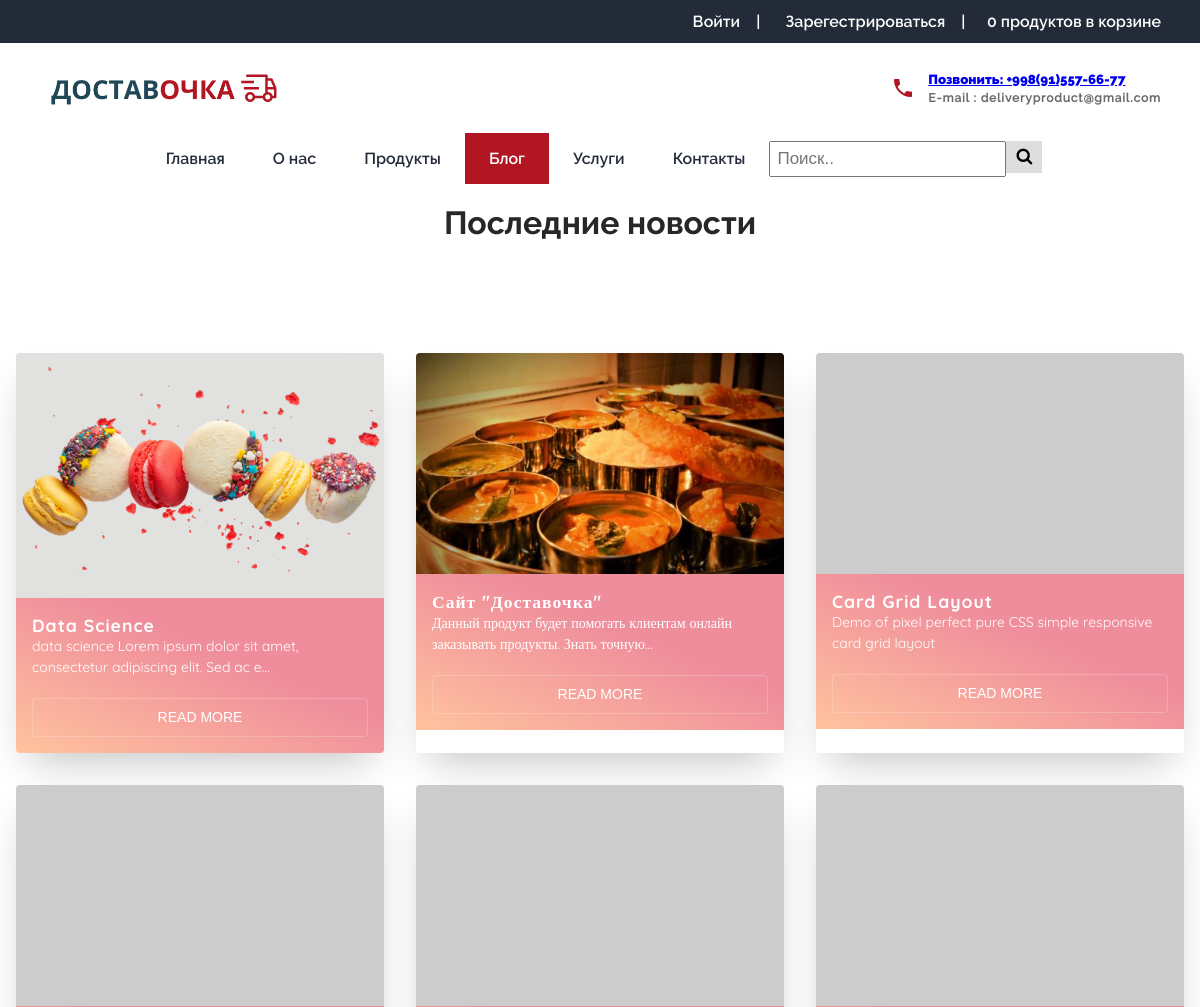
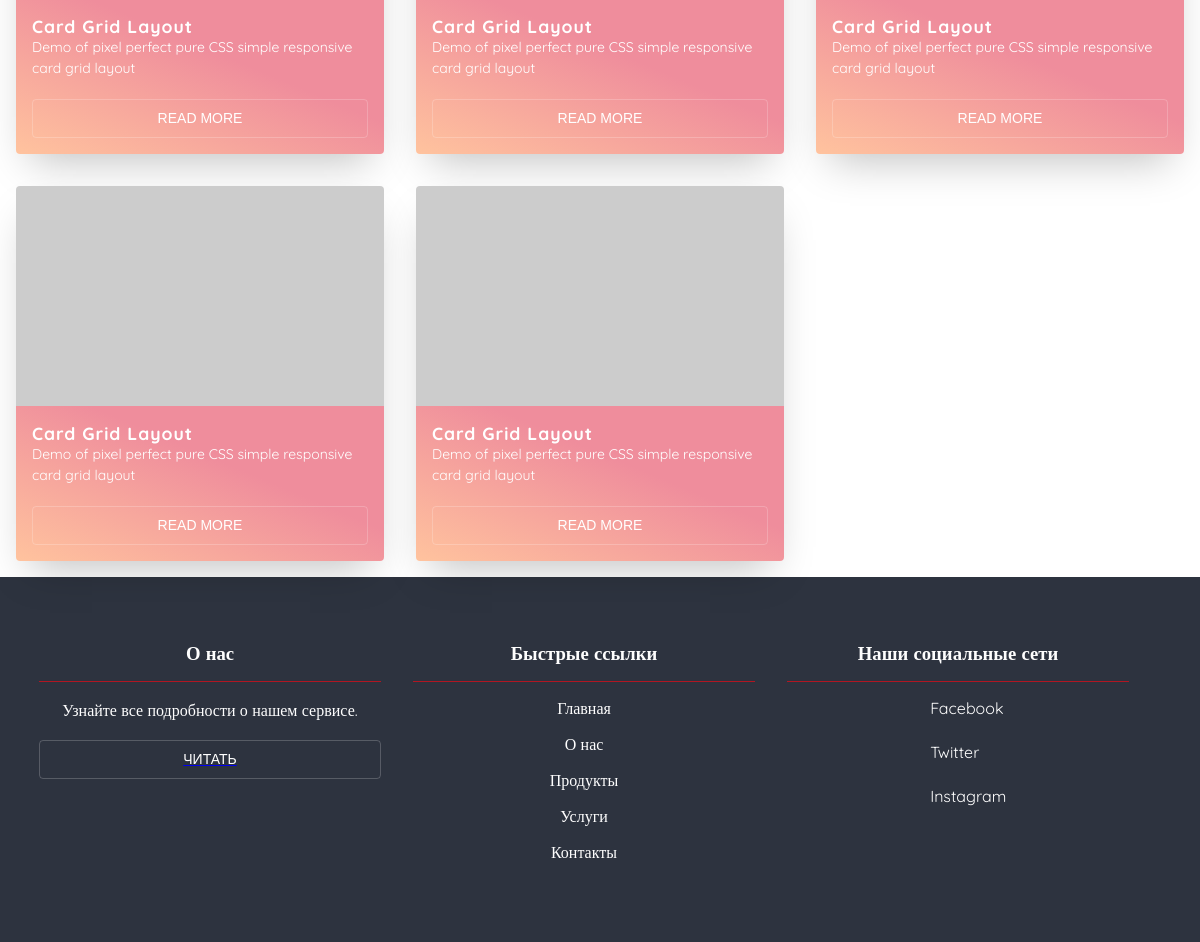
The app's page /blogs/ with its own data (2 pictures, top to bottom).
### blogapp/models.py (models this page shows, shortened)
class blog(models.Model):
    title=models.CharField(max_length=200)
    content=models.TextField()
    image=models.ImageField(upload_to="images/blogs")
    created_date=models.DateTimeField(auto_now_add=True)
    author=models.CharField(max_length=30,null=True,blank=True)

### blogapp/views.py (the view)
# urls.py: path('', views.blog_list,name='bloglist'),
def blog_list(request):
    blogs=blog.objects.all()
    return render(request,'blogt/blog_page.html',{'blogs':blogs})

### templates/blogt/blog_page.html (shortened to what this page needs)
{%extends 'base.html'%}
{% load static %}
{%block blogstyle%}
<link rel="stylesheet" href="{%static 'css/blogs-grid.css'%} ">
{%endblock%}
{%block activeclass_blog%}
class="active"
{%endblock%}
{% block content%}
<div class="main">
    <h1 class="section-heading">Последние новости</h1>
    <ul class="cards">
      {%for i in blogs%}
        <li class="cards_item">
            <div class="card">
              <div class="card_image"><img class="blog" src={{i.image.url}}></div>
              <div class="card_content">
                <h2 class="card_title">{{i.title}} </h2>
                <p class="card_text"> {{i.content |truncatechars:80}}  </p>
                <a href="{%url 'singleblog' i.id %}" style="text-decoration: none;">
                    <button class="btn card_btn" >Read More</button>
                </a>
              </div>
            </div>
          </li>
      {%endfor%}
        <li class="cards_item">
        <div class="card">
          <div class="card_image"><img src="https://picsum.photos/500/300/?image=10"></div>
          <div class="card_content">
            <h2 class="card_title">Card Grid Layout</h2>
            <p class="card_text">Demo of pixel perfect pure CSS simple responsive card grid layout</p>
            <button class="btn card_btn">Read More</button>
          </div>
        </div>
      </li>
      <li class="cards_item">
        <div class="card">
          <div class="card_image"><img src="https://picsum.photos/500/300/?image=5"></div>
          <div class="card_content">
            <h2 class="card_title">Card Grid Layout</h2>
            <p class="card_text">Demo of pixel perfect pure CSS simple responsive card grid layout</p>
            <button class="btn card_btn">Read More</button>
          </div>
        </div>
      </li>
      <li class="cards_item">
        <div class="card">
          <div class="card_image"><img src="https://picsum.photos/500/300/?image=11"></div>
          <div class="card_content">
            <h2 class="card_title">Card Grid Layout</h2>
            <p class="card_text">Demo of pixel perfect pure CSS simple responsive card grid layout</p>
            <button class="btn card_btn">Read More</button>
          </div>
        </div>
      </li>
      <li class="cards_item">
        <div class="card">
          <div class="card_image"><img src="https://picsum.photos/500/300/?image=14"></div>
          <div class="card_content">
            <h2 class="card_title">Card Grid Layout</h2>
            <p class="card_text">Demo of pixel perfect pure CSS simple responsive card grid layout</p>
            <button class="btn card_btn">Read More</button>
          </div>
        </div>
      </li>
      <li class="cards_item">
        <div class="card">
          <div class="card_image"><img src="https://picsum.photos/500/300/?image=17"></div>
          <div class="card_content">
            <h2 class="card_title">Card Grid Layout</h2>
            <p class="card_text">Demo of pixel perfect pure CSS simple responsive card grid layout</p>
            <button class="btn card_btn">Read More</button>
          </div>
        </div>
      </li>
      <li class="cards_item">
        <div class="card">
          <div class="card_image"><img src="https://picsum.photos/500/300/?image=2"></div>
          <div class="card_content">
            <h2 class="card_title">Card Grid Layout</h2>
            <p class="card_text">Demo of pixel perfect pure CSS simple responsive card grid layout</p>
            <button class="btn card_btn">Read More</button>
          </div>
        </div>
      </li>
    </ul>
  </div>
{%endblock%}

### templates/base.html (shortened to what this page needs)
{% load static %}
<!DOCTYPE html>
<html lang="en">
<head>
    <link rel="stylesheet" type="text/css" href="https://cdn.jsdelivr.net/npm/slick-carousel@1.8.1/slick/slick.css" />
    <link rel="stylesheet" href="{% static 'css/style.css' %}">
    <link rel="stylesheet" href="{% static 'css/searchbar.css' %}">
    <link rel="stylesheet" href="https://cdnjs.cloudflare.com/ajax/libs/jquery-datetimepicker/2.5.20/jquery.datetimepicker.min.css" />
    {% block blogstyle %}
    {% endblock %}
    <link rel="stylesheet" href="https://cdnjs.cloudflare.com/ajax/libs/font-awesome/4.7.0/css/font-awesome.min.css">
</head>
<body>
    <div class="main-wrapper">
        <div class="nav-background">
            <div class="mobile-logo">
            </div>
            <div class="mobile-nav">
                <div class="cart">
                    {%if not user.is_authenticated%}
                    <div class="flex items-center"  >
                        <a href="{%url 'cart' %}">
                        </a>
                        <a href="{%url 'cart' %}">
                            <span id=cartvalue>
                            </span>продуктов в корзине</a>
                    </div>
                    {%endif%}
                </div>
                <div class="nav-top">
                    <ul>
                        <li>
                            <a href="/">Главная</a>
                        </li>
                        <li>
                            <a href="{% url 'about' %}">О нас</a>
                        </li>
                        <li>
                            <a href="{% url 'all-food' %}
                            ">Продукты</a>
                        </li>
                        <li>
                            <a href="{% url 'bloglist' %}">Блог</a>
                        </li>
                        <li>
                            <a href="/#our-services">Услуги</a>
                        </li>
                        <li>
                            <a href="/#contact-us">Контакты</a>
                        </li>
                       {% if user.is_authenticated%}
                       <li>{{user.first_name}}</li>
                       <li>
                        <a href="{%url 'createuser:logout' %}">Выйти</a>
                       </li>
                       {%else%}
                       <li>
                        <a href="{%url 'createuser:login' %}">Войти</a>
                    </li>
                    <li>
                        <a href="{%url 'createuser:register' %}">Register</a>
                    </li>
                       {%endif %}
                    </ul>
                </div>
                <div class="contact flex items-center">
                    <div>
                        <h5 ><a href="tel:(+91)7620988848">
                            звонить: (+91)7620988848</a></h5>
                        <h6>E-mail : support@freshmeal.com</h6>
                    </div>
                </div>
            </div>
        </div>
        <div class="site-content-wrapper">
            <div class="site-content">
                <header class="topbar">
                    <div class="container flex justify-between items-center">
                        <div class="icons">
                        </div>
                        <div class="auth flex items-center">
                            {% if user.is_authenticated%}
                            <div>
                                <img src="{% static 'icons/user-icon.svg' %}" alt="">
                                {{user.first_name}}
                            </div>
                            <span class="divider">|</span>
                            <div>
                        <a href="{%url 'createuser:logout' %}">Выйти</a>
                            </div>
                       {%else%}
                            <div>
                                <a href="{%url 'createuser:login' %}">Войти</a>
                            </div>
                            <span class="divider">|</span>
                            <div>
                                <a href="{%url 'createuser:register' %}">Зарегестрироваться</a>
                            </div>
                            {%endif %}
                            <span class="divider">|</span>
                            <div>
                                {%if not user.is_authenticated%}
                    <div class="flex items-center"  >
                        <a href="{%url 'cart' %}">
                        </a>
                        <a href="{%url 'cart' %}">
                            <span id=cartvalue1>
                                0
                            </span>продуктов в корзине</a>
                    </div>
                    {%endif%}
                            </div>
                        </div>
                    </div>
                </header>
                <nav>
                    <div class="top">
                        <div class="container flex justify-between">
                            <div class="branding">
                                <img style="width: 240px; height: 42px;" src="{% static 'icons/logo.png' %}" alt="">
                            </div>
                            <div class="contact flex items-center">
                                <img src="{% static 'icons/phone-1.svg' %}" alt="">
                                <div>
                                    <h5 ><a href="tel:(+91)7620988848">
                                        Позвонить: +998(91)557-66-77</a></h5>
                                    <h6>E-mail : deliveryproduct@gmail.com</h6>
                                </div>
                            </div>
                        </div>
                    </div>
                    <div class="navbar magic-shadow">
                        <div class="container flex justify-center topnav">
                            <a href="/" {%block activeclass_home%}{%endblock%} >Главная</a>
                            <a href="{% url 'about' %}" {%block activeclass_about%}{%endblock%}>О нас</a>
                            <a href="{% url 'all-food' %}
                            " {%block activeclass_prod%}{%endblock%}>Продукты</a>
                            <a href="{% url 'bloglist' %}" {%block activeclass_blog%}{%endblock%}>Блог</a>
                            <a href="/#our-services">Услуги</a>
                            <a href="/#contact-us">Контакты</a>
                            <div class="search-container">
                                <form action="{%url 'search' %}">
                                  <input type="text" placeholder="Поиск.." name="search">
                                  <button type="submit"><i class="fa fa-search"></i></button>
                                </form>
                              </div>
                        </div>
                    </div>
                </nav>
                {% block content %}
                {% endblock %}
                <footer>
                    <div class="container">
                        <div class="box">
                            <h3>О нас</h3>
                            <p>Узнайте все подробности о нашем сервисе.</p>
                                <a href="{% url 'about' %}">
                                    <button class="btn btn-secondary">Читать</button>
                                </a>
                        </div>
                        <div class="box">
                            <h3>Быстрые ссылки</h3>
                            <ul>
                                <li>
                                    <a href="/">Главная</a>
                                </li>
                                <li>
                                    <a href="{% url 'about' %}">О нас</a>
                                </li>
                                <li>
                                    <a href="{% url 'all-food' %}">Продукты</a>
                                </li>
                                <li>
                                    <a href="/#our-services">Услуги</a>
                                </li>
                                <li>
                                    <a href="/#contact-us">Контакты</a>
                                </li>
                            </ul>
                        </div>
                        <div class="box">
                            <h3>Наши социальные сети</h3>
                            <div>
                                <ul>
                                    <li>
                                        <a href="#">
                                            <span>Facebook</span>
                                        </a>
                                    </li>
                                    <li>
                                        <a href="#">
                                            <span>Twitter</span>
                                        </a>
                                    </li>
                                    <li>
                                        <a href="#">
                                            <span>Instagram</span>
                                        </a>
                                    </li>
                                </ul>
                            </div>
                        </div>
                    </div>
                </footer>
            </div>
        </div>
    </div>
</body>
</html>

### static/css/searchbar.css (style rules this page uses)
.topnav input[type=text] ,topnav1 { padding: 6px; margin-top: 8px; font-size: 17px; }
.topnav .search-container button ,topnav1 { float: right; padding: 6px 10px; margin-top: 8px; margin-right: 16px; background: #ddd; font-size: 17px; border: none; cursor: pointer; }

### static/css/blogs-grid.css (style rules this page uses)
*, *::before, *::after { box-sizing: border-box; }
html { background-color: #ecf9ff; }
body { color: #272727; font-family: 'Quicksand', serif; font-style: normal; font-weight: 400; letter-spacing: 0; }
.main { max-width: 1200px; margin: 0 auto; }
h1 { font-size: 2rem; font-weight: 400; text-align: center; margin: 20px; }
img { height: auto; max-width: 100%; vertical-align: middle; }
.btn { color: #ffffff; padding: 0.8rem; font-size: 14px; text-transform: uppercase; border-radius: 4px; font-weight: 400; display: block; width: 100%; cursor: pointer; border: 1px solid rgba(255, 255, 255, 0.2); background: transparent; }
.cards { display: flex; flex-wrap: wrap; list-style: none; margin: 0; padding: 0; }
.cards_item { display: flex; padding: 1rem; }
@media (min-width: 40rem) { .cards_item { width: 50%; } }
@media (min-width: 56rem) { .cards_item { width: 33.3333%; } }
.card { background-color: white; border-radius: 0.25rem; box-shadow: 0 20px 40px -14px rgba(0, 0, 0, 0.25); display: flex; flex-direction: column; overflow: hidden; }
.card_content { padding: 1rem; background: linear-gradient(to bottom left, #EF8D9C 40%, #FFC39E 100%); }
.card_title { color: #ffffff; font-size: 1.1rem; font-weight: 700; letter-spacing: 1px; text-transform: capitalize; margin: 0px; }
.card_text { color: #ffffff; font-size: 0.875rem; line-height: 1.5; margin-bottom: 1.25rem; font-weight: 400; }

### records on screen
blog: image (picture), title "Data Science", content "data science Lorem ipsum dolor sit amet, consectetur adipiscing elit. Sed ac e…"
blog: image (picture), title "Сайт \"Доставочка\"", content "Данный продукт будет помогать клиентам онлайн заказывать продукты. Знать точную…"
